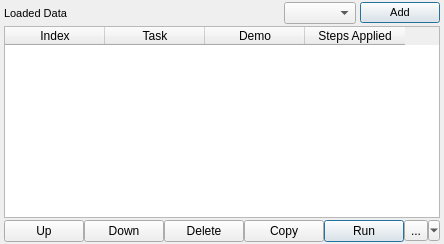
            <widget class="QWidget" name="taskStepsTab">
             <property name="minimumSize">
              <size>
               <width>375</width>
               <height>0</height>
              </size>
             </property>
             <property name="maximumSize">
              <size>
               <width>16777215</width>
               <height>16777215</height>
              </size>
             </property>
             <property name="baseSize">
              <size>
               <width>375</width>
               <height>0</height>
              </size>
             </property>
             <attribute name="title">
              <string>Steps</string>
             </attribute>
             <layout class="QVBoxLayout" name="verticalLayout_30">
              <property name="spacing">
               <number>2</number>
              </property>
              <property name="leftMargin">
               <number>4</number>
              </property>
              <property name="topMargin">
               <number>2</number>
              </property>
              <property name="rightMargin">
               <number>4</number>
              </property>
              <property name="bottomMargin">
               <number>2</number>
              </property>
              <item>
               <layout class="QHBoxLayout" name="taskStepsTopBtns">
                <property name="spacing">
                 <number>4</number>
                </property>
                <property name="leftMargin">
                 <number>0</number>
                </property>
                <property name="rightMargin">
                 <number>0</number>
                </property>
                <item>
                 <widget class="QLabel" name="taskStepsTitle">
                  <property name="font">
                   <font>
                    <pointsize>8</pointsize>
                    <bold>false</bold>
                    <kerning>true</kerning>
                   </font>
                  </property>
                  <property name="text">
                   <string>Loaded Data</string>
                  </property>
                  <property name="textFormat">
                   <enum>Qt::MarkdownText</enum>
                  </property>
                  <property name="scaledContents">
                   <bool>false</bool>
                  </property>
                  <property name="indent">
                   <number>0</number>
                  </property>
                 </widget>
                </item>
                <item>
                 <spacer name="horizontalSpacer_12">
                  <property name="orientation">
                   <enum>Qt::Horizontal</enum>
                  </property>
                  <property name="sizeHint" stdset="0">
                   <size>
                    <width>40</width>
                    <height>20</height>
                   </size>
                  </property>
                 </spacer>
                </item>
                <item>
                 <widget class="QComboBox" name="stepTargetCombo">
                  <property name="statusTip">
                   <string>Select a target demo as an operand</string>
                  </property>
                  <property name="placeholderText">
                   <string>Demo</string>
                  </property>
                  <property name="frame">
                   <bool>true</bool>
                  </property>
                 </widget>
                </item>
                <item>
                 <widget class="QPushButton" name="addStepBtn">
                  <property name="sizePolicy">
                   <sizepolicy hsizetype="Minimum" vsizetype="Fixed">
                    <horstretch>0</horstretch>
                    <verstretch>0</verstretch>
                   </sizepolicy>
                  </property>
                  <property name="font">
                   <font>
                    <family>Segoe UI</family>
                    <pointsize>8</pointsize>
                    <bold>false</bold>
                    <kerning>false</kerning>
                   </font>
                  </property>
                  <property name="cursor">
                   <cursorShape>ArrowCursor</cursorShape>
                  </property>
                  <property name="contextMenuPolicy">
                   <enum>Qt::PreventContextMenu</enum>
                  </property>
                  <property name="acceptDrops">
                   <bool>false</bool>
                  </property>
                  <property name="statusTip">
                   <string>Add a new step to the task queue</string>
                  </property>
                  <property name="autoFillBackground">
                   <bool>false</bool>
                  </property>
                  <property name="text">
                   <string>Add</string>
                  </property>
                  <property name="iconSize">
                   <size>
                    <width>16</width>
                    <height>16</height>
                   </size>
                  </property>
                  <property name="shortcut">
                   <string>Ctrl+N</string>
                  </property>
                  <property name="autoDefault">
                   <bool>true</bool>
                  </property>
                  <property name="default">
                   <bool>true</bool>
                  </property>
                  <property name="flat">
                   <bool>false</bool>
                  </property>
                 </widget>
                </item>
               </layout>
              </item>
              <item>
               <widget class="QTableWidget" name="taskStepsTable">
                <property name="statusTip">
                 <string>Currently queued tasks to run</string>
                </property>
                <property name="frameShape">
                 <enum>QFrame::StyledPanel</enum>
                </property>
                <property name="frameShadow">
                 <enum>QFrame::Sunken</enum>
                </property>
                <property name="lineWidth">
                 <number>0</number>
                </property>
                <property name="editTriggers">
                 <set>QAbstractItemView::AllEditTriggers</set>
                </property>
                <property name="tabKeyNavigation">
                 <bool>true</bool>
                </property>
                <property name="dragEnabled">
                 <bool>true</bool>
                </property>
                <property name="dragDropOverwriteMode">
                 <bool>false</bool>
                </property>
                <property name="dragDropMode">
                 <enum>QAbstractItemView::DragDrop</enum>
                </property>
                <property name="defaultDropAction">
                 <enum>Qt::MoveAction</enum>
                </property>
                <property name="alternatingRowColors">
                 <bool>true</bool>
                </property>
                <property name="verticalScrollMode">
                 <enum>QAbstractItemView::ScrollPerPixel</enum>
                </property>
                <column>
                 <property name="text">
                  <string>Index</string>
                 </property>
                </column>
                <column>
                 <property name="text">
                  <string>Task</string>
                 </property>
                </column>
                <column>
                 <property name="text">
                  <string>Demo</string>
                 </property>
                </column>
                <column>
                 <property name="text">
                  <string>Steps Applied</string>
                 </property>
                </column>
               </widget>
              </item>
              <item>
               <layout class="QHBoxLayout" name="taskStepsBtns">
                <property name="spacing">
                 <number>0</number>
                </property>
                <item>
                 <widget class="QPushButton" name="stepUpBtn">
                  <property name="statusTip">
                   <string>Move currently selected step up in queue</string>
                  </property>
                  <property name="text">
                   <string>Up</string>
                  </property>
                 </widget>
                </item>
                <item>
                 <widget class="QPushButton" name="stepDownBtn">
                  <property name="statusTip">
                   <string>Move selected step down in queue</string>
                  </property>
                  <property name="text">
                   <string>Down</string>
                  </property>
                 </widget>
                </item>
                <item>
                 <widget class="QPushButton" name="deleteStepBtn">
                  <property name="statusTip">
                   <string>Delete selected step</string>
                  </property>
                  <property name="text">
                   <string>Delete</string>
                  </property>
                 </widget>
                </item>
                <item>
                 <widget class="QPushButton" name="copyStepBtn">
                  <property name="statusTip">
                   <string>Duplicate selected step</string>
                  </property>
                  <property name="text">
                   <string>Copy</string>
                  </property>
                 </widget>
                </item>
                <item>
                 <widget class="QPushButton" name="runStepsBtn">
                  <property name="statusTip">
                   <string>Execute all steps in task queue</string>
                  </property>
                  <property name="autoFillBackground">
                   <bool>false</bool>
                  </property>
                  <property name="text">
                   <string>Run</string>
                  </property>
                  <property name="shortcut">
                   <string>Ctrl+R</string>
                  </property>
                  <property name="autoDefault">
                   <bool>true</bool>
                  </property>
                  <property name="default">
                   <bool>true</bool>
                  </property>
                 </widget>
                </item>
                <item>
                 <widget class="QToolButton" name="etcStepsBtn">
                  <property name="statusTip">
                   <string>More queue options</string>
                  </property>
                  <property name="text">
                   <string>...</string>
                  </property>
                  <property name="popupMode">
                   <enum>QToolButton::MenuButtonPopup</enum>
                  </property>
                  <property name="toolButtonStyle">
                   <enum>Qt::ToolButtonFollowStyle</enum>
                  </property>
                  <property name="arrowType">
                   <enum>Qt::NoArrow</enum>
                  </property>
                 </widget>
                </item>
               </layout>
              </item>
             </layout>
            </widget>
